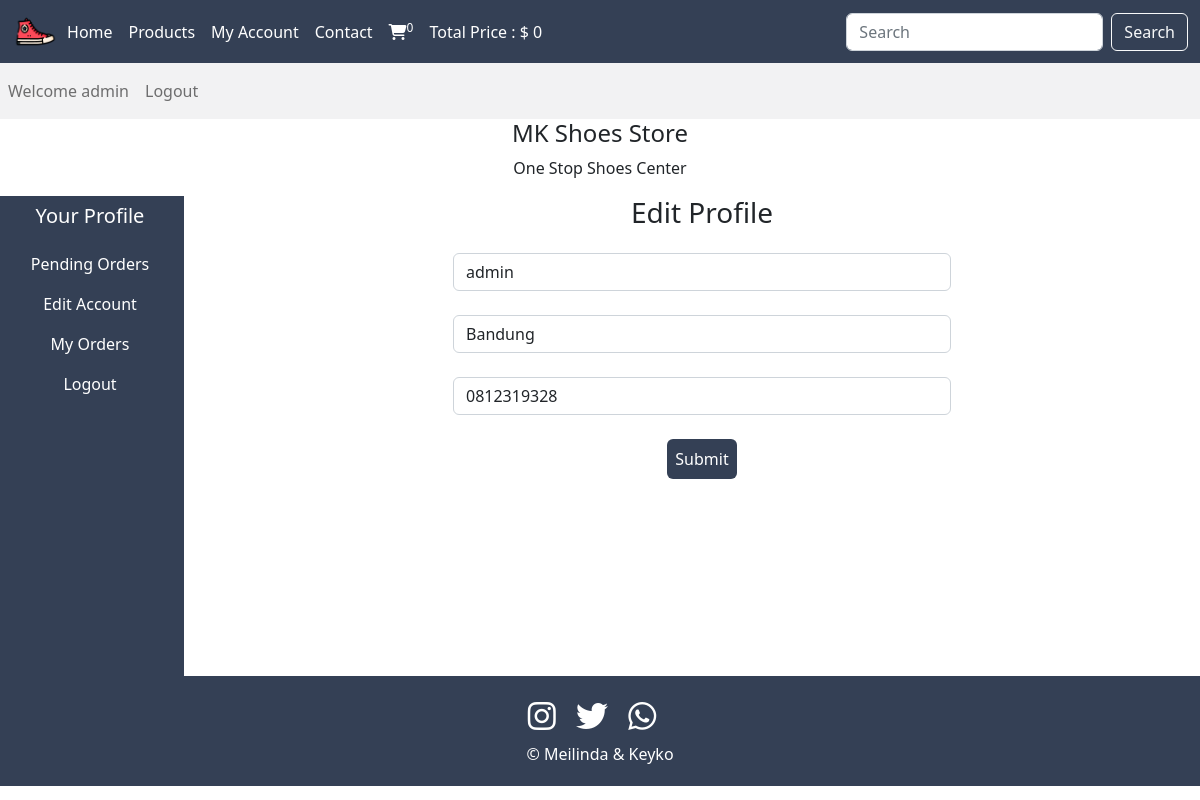
/users_area/profile.php?edit_account (signed in), run on the app's committed database.
### tables this page shows
CREATE TABLE `user_table` (
  `user_id` int(11) NOT NULL AUTO_INCREMENT,
  `user_name` varchar(100) DEFAULT NULL,
  `user_email` varchar(100) DEFAULT NULL,
  `user_password` varchar(255) DEFAULT NULL,
  `user_address` varchar(255) DEFAULT NULL,
  `user_mobile` varchar(20) DEFAULT NULL,
  `user_role` varchar(255) DEFAULT NULL,
  PRIMARY KEY (`user_id`)
);

### users_area/edit_account.php (the view, shortened to what this page needs)
<?php
    if(isset($_GET['edit_account'])){
        $user_email = $_SESSION['email'];
        $select_user_query = "SELECT * FROM `user_table` WHERE user_email = '$user_email'";
        $run_select_user_query = mysqli_query($conn,$select_user_query);
        $fetch_select_user = mysqli_fetch_assoc($run_select_user_query);
        $user_name = $fetch_select_user['user_name'];
        $user_address = $fetch_select_user['user_address'];
        $user_mobile = $fetch_select_user['user_mobile'];
    }
?>
<!DOCTYPE html>
<html lang="en">
<head>
</head>
<body>
    <h3 class="text-center mb-4">Edit Profile</h3>
    <form action="" method="post" class="text-center">
        <div class="form-outline mb-4">
            <input type="text" id="user_name"name="user_name" class="form-control w-50 m-auto" value="<?php echo $user_name ?>">
        </div>
        <div class="form-outline mb-4">
            <input type="text" name="user_address" class="form-control w-50 m-auto" value="<?php echo $user_address ?>">
        </div>
        <div class="form-outline mb-4">
            <input type="text" name="user_mobile" class="form-control w-50 m-auto" value="<?php echo $user_mobile ?>">
        </div>
        <input type="submit" name ="update_data" class='text-white border-0 p-2 rounded'  style='background-color: #344055;'>
    </form>
</body>
</html>

### users_area/profile.php (style rules this page uses)
* { margin: 0; padding: 0; box-sizing: border-box; }
body { overflow-x:hidden; }

### data on the page
user_table: user_name "admin", user_address "Bandung", user_mobile "0812319328"

### other printed values
$num_of_rows "0"
$total "0"
$_SESSION['name'] "admin"
